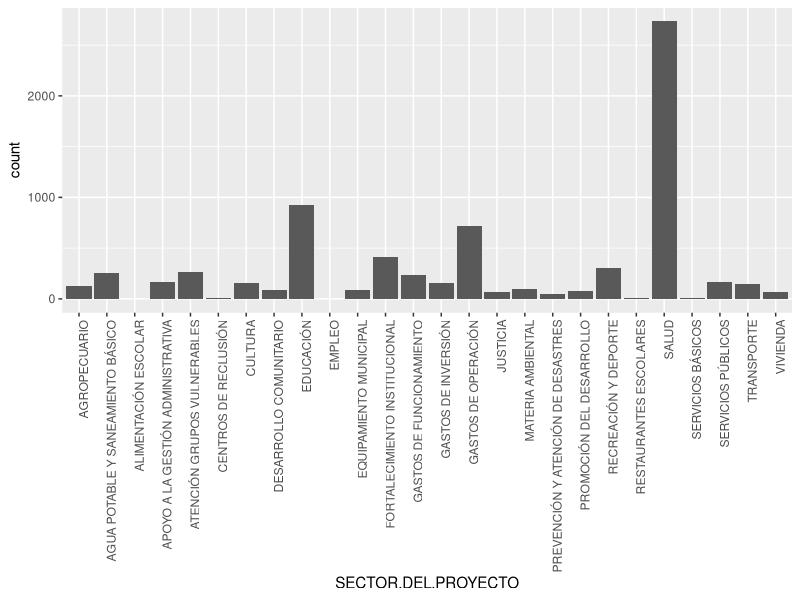
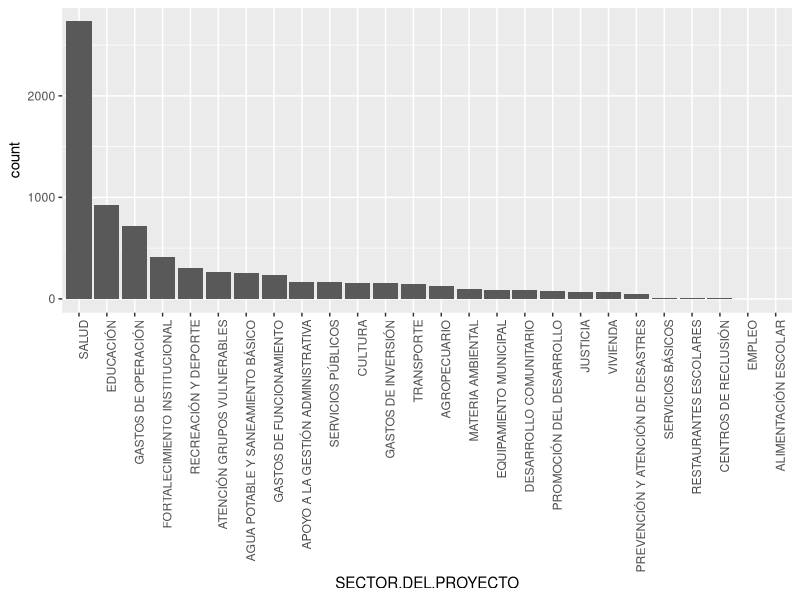
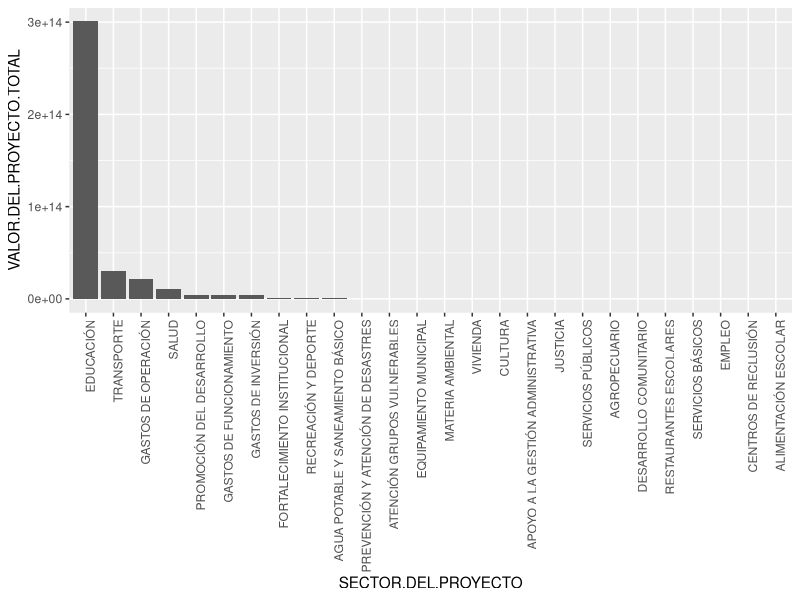
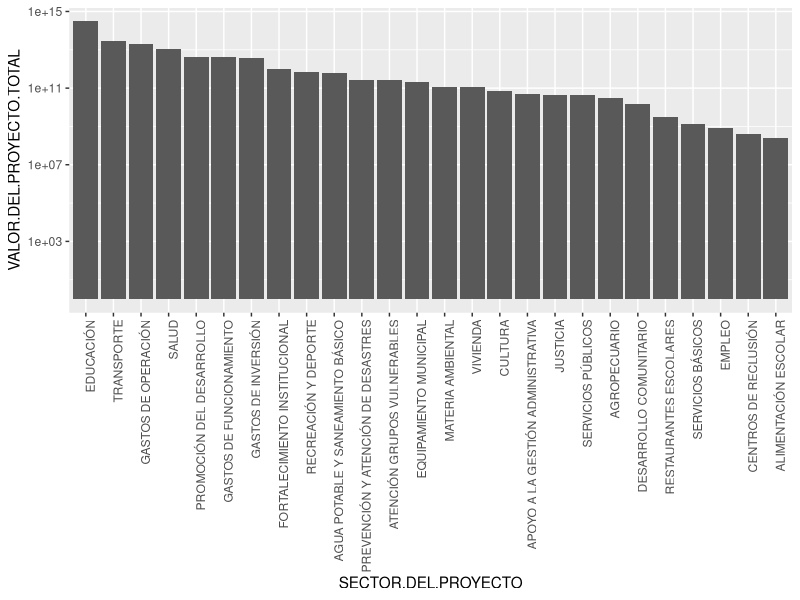

The R source for these figures, in order:
## ---- chunk 1
knitr::opts_chunk$set(echo = TRUE)
## ---- chunk 2
# Lee la base de datos.
contrata <- read.csv("Contratacion_Diciembre_2017.csv")

# Convierte a formato fecha los datos de fecha.
contrata$FECHA.INICIO <- as.POSIXct(strptime(contrata$FECHA.INICIO,
                                             format = "%m/%d/%Y %H:%M:%S"))
contrata$FECHA.SUSCRIPCIÓN <- as.POSIXct(strptime(contrata$FECHA.SUSCRIPCIÓN,
                                             format = "%m/%d/%Y %H:%M:%S"))

library(dplyr)
contrata <- contrata %>% 
            mutate(VALOR.CONTRATO = 
                as.numeric(as.character(
                    recode(VALOR.CONTRATO, `#############` = ""))),
                lapso    = as.numeric(FECHA.INICIO - FECHA.SUSCRIPCIÓN)/(3600*24),
                difPresup = DISPONIBILIDADES.PRESUPUESTALES -
                            REGISTROS.PRESUPUESTALES)

## ---- chunk 3
# Muestra la estructura de la base de datos.
str(contrata)
## ---- chunk 4
# Resumen de la base de datos.
summary(contrata)
## ---- chunk 5
library(dplyr)
select(contrata, CÓDIGO.CONTRATO, PLAZO.ESTIMADO, VALOR.CONTRATO)
## ---- chunk 6
library(dplyr)
contrata1 <- select(contrata, CÓDIGO.CONTRATO, PLAZO.ESTIMADO, VALOR.CONTRATO)
head(contrata1)
## ---- chunk 7
library(dplyr)
contrata2 <- contrata %>% 
            select(CÓDIGO.CONTRATO, PLAZO.ESTIMADO, VALOR.CONTRATO)
head(contrata2)
## ---- chunk 8
library(dplyr)
contrata3 <- contrata %>%
             select(CÓDIGO.CONTRATO, CÓDIGO.DEL.PROYECTO:VALOR.EJECUTADO.DEL.PROYECTO)
head(contrata3)
## ---- chunk 9
rm(contrata1, contrata2, contrata3)
## ---- chunk 10
library(dplyr)
contrata1 <- contrata %>%
            filter(VALOR.CONTRATO > 50000000)
head(contrata1)
## ---- chunk 11
library(dplyr)
contrata2 <- contrata %>%
            filter(VALOR.CONTRATO > 50000000 & PLAZO.ESTIMADO >= 60)
head(contrata2)
## ---- chunk 12
library(dplyr)
contrata3 <- contrata %>%
             arrange(desc(VALOR.CONTRATO))
head(contrata3)
## ---- chunk 13
library(dplyr)
contrata4 <- contrata %>%
             arrange(SECTOR.DEL.PROYECTO, VALOR.CONTRATO, desc(VALOR.DEL.PROYECTO))
head(contrata4)
## ---- chunk 14
rm(contrata1, contrata2, contrata3, contrata4)
## ---- chunk 15
library(dplyr)
contrata1 <- contrata %>%
             summarise(mediaValorContrato = mean(VALOR.CONTRATO, na.rm = TRUE))
contrata1
## ---- chunk 16
library(dplyr)
contrata2 <- contrata %>%
             summarise(mediaValorContrato = mean(VALOR.CONTRATO, na.rm = TRUE),
                       maximoValorContrato = max(VALOR.CONTRATO, na.rm = TRUE),
                       maximoValorProyecto = max(VALOR.DEL.PROYECTO, na.rm = TRUE))
contrata2
## ---- chunk 17
rm(contrata1, contrata2)
## ---- chunk 18
library(dplyr)
contrata1 <- contrata %>%
             group_by(SECTOR.DEL.PROYECTO)
head(contrata1)

## ---- chunk 19
library(dplyr)
contrata2 <- contrata %>%
             group_by(SECTOR.DEL.PROYECTO) %>%
             summarise(mediaValorContrato = mean(VALOR.CONTRATO, na.rm = TRUE))
head(contrata2)
## ---- chunk 20
library(ggplot2)
ggplot(contrata, aes(SECTOR.DEL.PROYECTO)) +
  geom_bar() +
  theme(axis.text.x = element_text(angle = 90, hjust = 1))
## ---- chunk 21
tabla1 <- sort(table(contrata$SECTOR.DEL.PROYECTO), decreasing = TRUE)
contrata$SECTOR.DEL.PROYECTO <- factor(contrata$SECTOR.DEL.PROYECTO,
                                       levels = names(tabla1))
library(ggplot2)
ggplot(contrata, aes(SECTOR.DEL.PROYECTO)) +
  geom_bar() +
  theme(axis.text.x = element_text(angle = 90, hjust = 1)) 
## ---- chunk 22
library(dplyr)
proy_sect <- contrata %>%
           group_by(SECTOR.DEL.PROYECTO) %>%
           summarize(VALOR.DEL.PROYECTO.TOTAL = sum(VALOR.DEL.PROYECTO)) %>%
           dplyr::arrange(desc(VALOR.DEL.PROYECTO.TOTAL)) %>%
           mutate(SECTOR.DEL.PROYECTO = 
                    factor(SECTOR.DEL.PROYECTO, levels = SECTOR.DEL.PROYECTO))

proy_sect
## ---- chunk 23
library(ggplot2)
ggplot(proy_sect, aes(SECTOR.DEL.PROYECTO, VALOR.DEL.PROYECTO.TOTAL)) +
     geom_bar(stat = "identity") + 
  theme(axis.text.x = element_text(angle = 90, hjust = 1)) 
## ---- chunk 24
library(ggplot2)
ggplot(proy_sect, aes(SECTOR.DEL.PROYECTO, VALOR.DEL.PROYECTO.TOTAL)) +
     geom_bar(stat = "identity") + 
  theme(axis.text.x = element_text(angle = 90, hjust = 1)) +
  scale_y_log10()
## ---- chunk 25
library(dplyr)
numcontra <- contrata %>%
             group_by(IDENTIFICACIÓN.CONTRATISTA, NOMBRE.CONTRATISTA) %>%
             summarise(num_contratos = n()) %>%
             arrange(desc(num_contratos))

numcontra %>%
  ungroup() %>%
  select(NOMBRE.CONTRATISTA, num_contratos) %>%
  slice(1:7)
